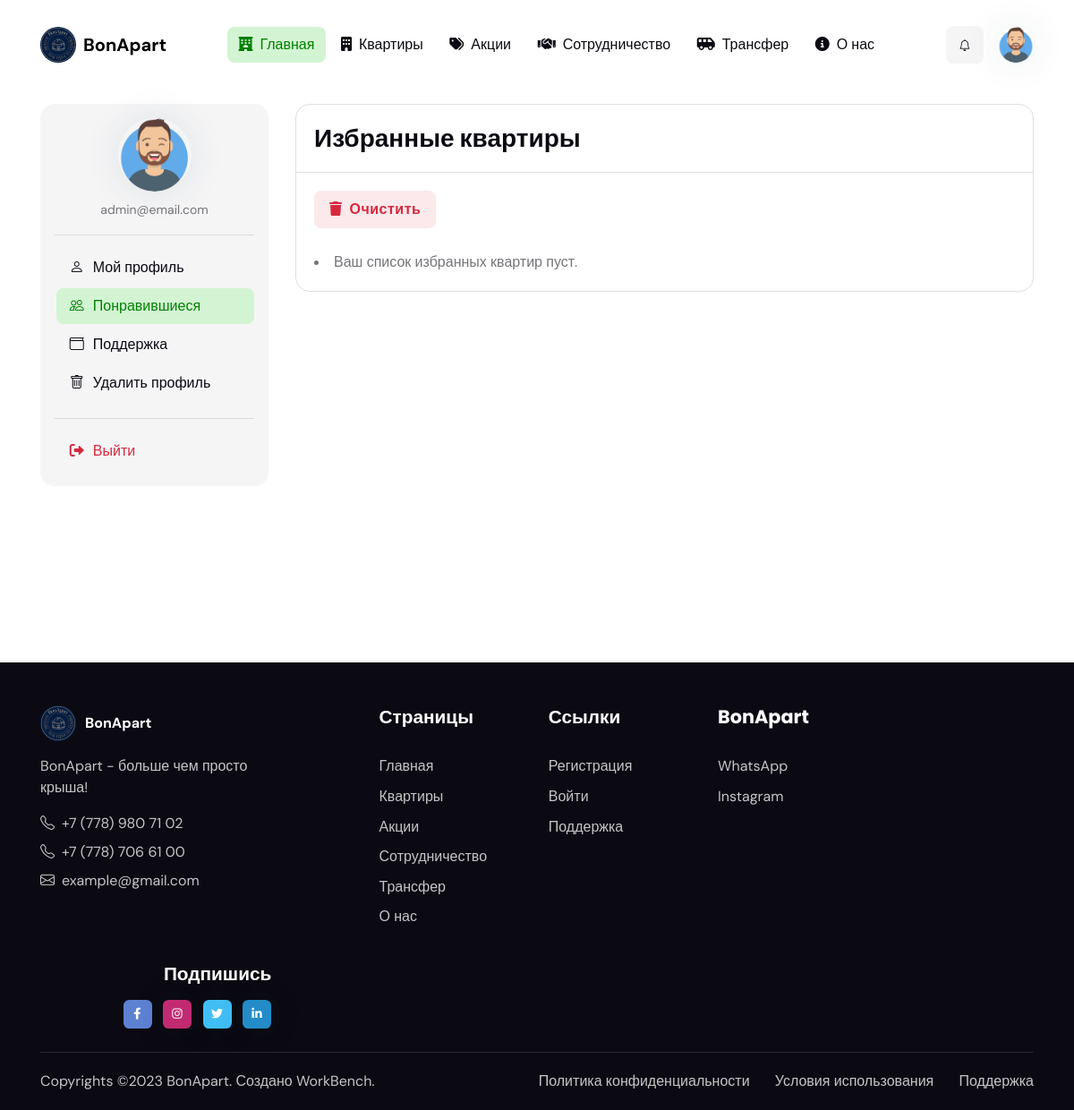
/users/favorites/ (signed in), run on an earlier commit of the app's database.
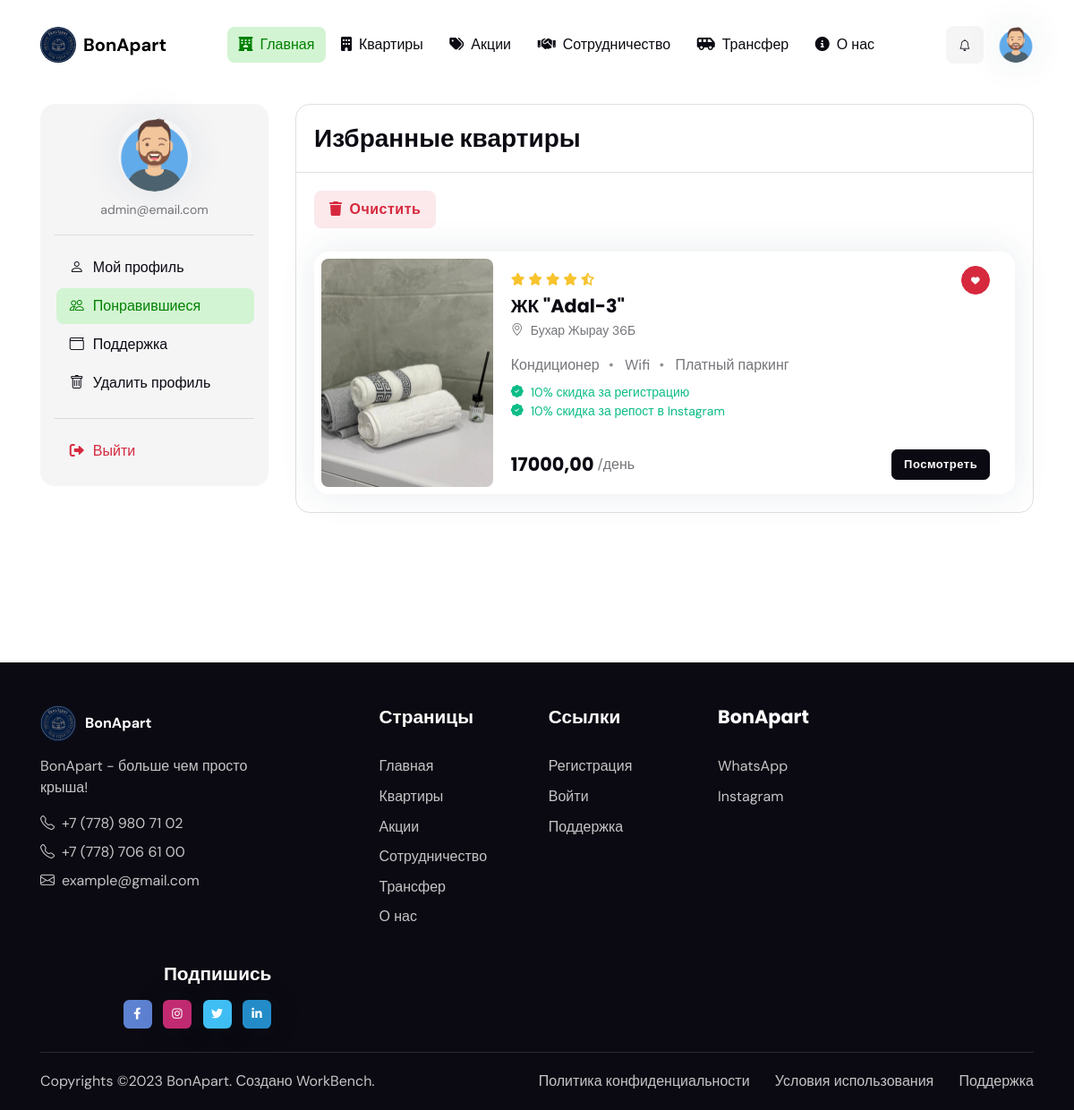
And on a later commit of the database.
### users/models.py (models this page shows)
class FavoriteApartment(models.Model):
    user = models.ForeignKey(settings.AUTH_USER_MODEL, on_delete=models.CASCADE)
    apartment = models.ForeignKey(Apartment, on_delete=models.CASCADE)
    class Meta:
        unique_together = ('user', 'apartment')

### website/models.py (models this page shows, shortened)
class Apartment(models.Model):
    CLASS_CHOICES = (
        ('lux', 'Люкс'),
        ('business', 'Бизнес'),
        ('prestige', 'Престиж'),
    )
    RATING_CHOICES = (
        (1, '1 звезда'),
        (2, '2 звезды'),
        (3, '3 звезды'),
        (4, '4 звезды'),
        (5, '5 звезд'),
    )
    SIDES_CHOICES = (
        ('ala', 'Алматинский'),
        ('bai', 'Байконурский'),
        ('esil', 'Есильский'),
        ('nurin', 'Нуринский'),
        ('sary', 'Сарыаркинский'),
    )
    name = models.CharField(max_length=355, verbose_name = 'Название ЖК')
    address = models.CharField(max_length=355, verbose_name = 'Адрес ЖК', blank=True, null=True)
    description = models.TextField(verbose_name='Подробнее')
    side = models.CharField(max_length=10, choices=SIDES_CHOICES, verbose_name='Район', blank=True, null=True)
    level = models.CharField(max_length=10, choices=CLASS_CHOICES, verbose_name='Класс квартиры', blank=True, null=True)
    rating = models.IntegerField(choices=RATING_CHOICES, blank=True, null=True)
    capacity = models.PositiveIntegerField(default=2, verbose_name='Вместимость')
    room = models.PositiveIntegerField(default=1, verbose_name='Комнат')
    square = models.PositiveIntegerField(default=37, verbose_name='Площадь')
    floor = models.PositiveIntegerField(default=5, verbose_name='Этаж')
    total_floors = models.PositiveSmallIntegerField(verbose_name='Кол-во этажей')
    elevator = models.BooleanField(default=True, verbose_name='Лифт')
    singlebeds = models.PositiveSmallIntegerField(default=1, verbose_name='Односпальных мест')
    doublebeds = models.PositiveSmallIntegerField(default=1, verbose_name='Двухспальных мест')
    price = models.DecimalField(max_digits=10, decimal_places=2, verbose_name='Цена')
    image1 = models.ImageField(upload_to='apartment_images/', blank=True, null=True)
    image2 = models.ImageField(upload_to='apartment_images/', blank=True, null=True)
    image3 = models.ImageField(upload_to='apartment_images/', blank=True, null=True)
    image4 = models.ImageField(upload_to='apartment_images/', blank=True, null=True)
    image5 = models.ImageField(upload_to='apartment_images/', blank=True, null=True)
    wifi = models.BooleanField(default=False, verbose_name='Wi-Fi')
    air_conditioning = models.BooleanField(default=False, verbose_name='Кондиционер')
    parking = models.BooleanField(default=False, verbose_name='Платный паркинг')
    bath = models.BooleanField(default=False, verbose_name='Ванна')
    orthopedic_mattress = models.BooleanField(default=False, verbose_name='Ортопедический матрац')
    smart_tv = models.BooleanField(default=False, verbose_name='Smart TV')
    hairdryer = models.BooleanField(default=False, verbose_name='Фен')
    iron = models.BooleanField(default=False, verbose_name='Утюг')
    washing_machine = models.BooleanField(default=False, verbose_name='Стиральная машинка')
    class Meta:
        verbose_name = 'Квартира'
        verbose_name_plural = 'Квартиры'

### users/views.py (the view)
# urls.py: path('favorites/', FavoritesView.as_view(), name='favorites'),
class FavoritesView(LoginRequiredMixin, ListView):
    model = FavoriteApartment
    template_name = 'user_templates/favorites.html'
    context_object_name = 'favorite_apartments'
    def get_queryset(self):
        return FavoriteApartment.objects.filter(user=self.request.user)

### templates/user_templates/favorites.html (shortened to what the changed rows need)
<!DOCTYPE html>
{% load static %}
<html lang="en" data-bs-theme="light"><head>
		<link rel="stylesheet" type="text/css" href="{% static 'css/all.min.css' %}">
		<link rel="stylesheet" type="text/css" href="{% static 'css/bootstrap-icons.css' %}">
		<link rel="stylesheet" type="text/css" href="{% static 'css/glightbox.css' %}">
		<link rel="stylesheet" type="text/css" href="{% static 'css/flatpickr.min.css' %}">
		<link rel="stylesheet" type="text/css" href="{% static 'css/choices.min.css' %}">
		<link rel="stylesheet" type="text/css" href="{% static 'css/tiny-slider.css' %}">
		<link rel="stylesheet" type="text/css" href="{% static 'css/style.css' %}">
</head>
<body class="dashboard">
<main>
<section class="pt-3">
	<div class="container">
		<div class="row">
			<div class="col-lg-8 col-xl-9">
				<div class="card border bg-transparent">
					<div class="card-body vstack gap-4">
						<form method="post" action="{% url 'users:clear_favorites' %}">
                          <button type="submit" class="btn btn-danger-soft mb-0">
                          </button>
                        </form>
                        {% for favorite_apartment in favorite_apartments %}
						<div class="card shadow p-2">
							<div class="row g-0">
								<div class="col-md-3">
									<img src="{{ favorite_apartment.apartment.image1.url }}" class="card-img rounded-2" alt="Card image">
								</div>
								<div class="col-md-9">
									<div class="card-body py-md-2 d-flex flex-column h-100">
										<div class="d-flex justify-content-between align-items-center">
											<ul class="list-inline small mb-0">
												<li class="list-inline-item me-0"><i class="fa-solid fa-star text-warning"></i></li>
												<li class="list-inline-item me-0"><i class="fa-solid fa-star text-warning"></i></li>
												<li class="list-inline-item me-0"><i class="fa-solid fa-star text-warning"></i></li>
												<li class="list-inline-item me-0"><i class="fa-solid fa-star text-warning"></i></li>
												<li class="list-inline-item"><i class="fa-solid fa-star-half-alt text-warning"></i></li>
											</ul>
											<ul class="list-inline mb-0">
                                                <form method="post" action="{% url 'users:clear_favorites' %}">
                                                    <button class="btn btn-sm btn-round btn-danger mb-0" type="submit" name="remove_favorite" value="{{ favorite_apartment.apartment.pk }}">
                                                        <i class="fa-solid fa-fw fa-heart"></i>
                                                    </button>
                                                </form>
											</ul>
										</div>
										<h5 class="card-title mb-1"><a href="{% url 'website:apartaments-detail' pk=favorite_apartment.apartment.pk %}">{{ favorite_apartment.apartment.name }}</a></h5>
										<small><i class="bi bi-geo-alt me-2"></i>{{ favorite_apartment.apartment.address }}</small>
                                        <ul class="nav nav-divider mt-3">
                                                    {% if favorite_apartment.apartment.air_conditioning == True %}
                                                    <li class="nav-item">Кондиционер</li>
                                                    {% endif %}
                                                    {% if favorite_apartment.apartment.wifi == True %}
                                                    <li class="nav-item">Wifi</li>
                                                    {% endif %}
                                                    {% if favorite_apartment.apartment.parking == True %}
                                                    <li class="nav-item">Платный паркинг</li>
                                                    {% endif %}
                                        </ul>
                                        <ul class="list-group list-group-borderless small mb-0 mt-2">
                                            <li class="list-group-item d-flex text-success p-0">
                                                <i class="bi bi-patch-check-fill me-2"></i>10% скидка за регистрацию
                                            </li>
                                            <li class="list-group-item d-flex text-success p-0">
                                                <i class="bi bi-patch-check-fill me-2"></i>10% скидка за репост в Instagram
                                            </li>
                                        </ul>
										<div class="d-sm-flex justify-content-sm-between align-items-center mt-3 mt-md-auto">
											<div class="d-flex align-items-center">
												<h5 class="fw-bold mb-0 me-1">{{ favorite_apartment.apartment.price }}</h5>
												<span class="mb-0 me-2">/день</span>
											</div>
											<div class="mt-3 mt-sm-0">
												<a href="{% url 'website:apartaments-detail' pk=favorite_apartment.apartment.pk %}" class="btn btn-sm btn-dark w-100 mb-0">Посмотреть</a>
											</div>
										</div>
									</div>
								</div>
							</div>
						</div>
                        {% empty %}
                          <li>Ваш список избранных квартир пуст.</li>
                        {% endfor %}
					</div>
				</div>
			</div>
		</div>
	</div>
</section>
</main>
</body></html>

What changed in the data, as far as the page shows it:
added FavoriteApartment: apartment.image1 (picture), apartment.name "ЖК \"Adal-3\"", apartment.address "Бухар Жырау 36Б", shows "Кондиционер", shows "Wifi", shows "Платный паркинг", apartment.price "17000,00"
Also different on the page:
text no longer shown: "Ваш список избранных квартир пуст."
